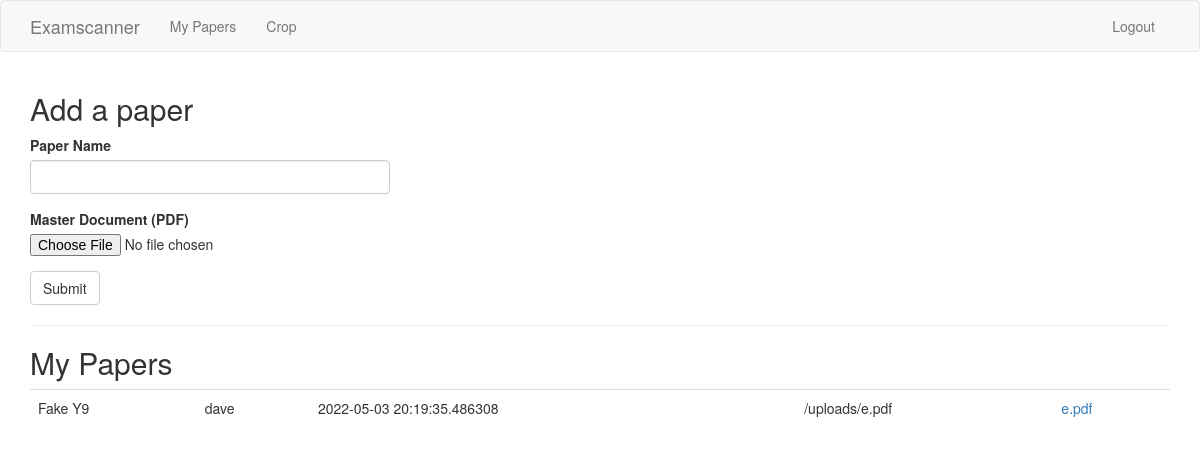
Screenshot of /user/dave (signed in) with the database file from the repository.
### app/models.py (models this page shows, shortened)
class Paper(db.Model):
    id = db.Column(db.Integer, primary_key=True)
    paper_name = db.Column(db.String(140))
    filename = db.Column(db.String(300))
    created_time = db.Column(db.DateTime, index=True, default=datetime.utcnow)
    user_id = db.Column(db.Integer, db.ForeignKey('user.id'))

class User(UserMixin, db.Model):
    id = db.Column(db.Integer, primary_key=True)
    username = db.Column(db.String(64), index=True, unique=True)
    email = db.Column(db.String(120), index=True, unique=True)
    password_hash = db.Column(db.String(128))
    papers = db.relationship('Paper', backref='author', lazy='dynamic')

### app/routes.py (the view, shortened to what this page needs)
@app.route('/user/<username>', methods=['GET', 'POST'])
@login_required
def user(username):
    user = User.query.filter_by(username=username).first_or_404()
    papers=user.papers.all()
    form = PaperForm()
    return render_template('user.html', user=user, form=form, papers=papers)

### app/forms.py
class PaperForm(FlaskForm):
    paper = StringField('Paper Name', validators=[DataRequired(), Length(min=1, max=140)])
    file = FileField('Master Document (PDF)', validators=[FileRequired(), FileAllowed(['pdf'], 'PDF Document only!')])
    submit = SubmitField('Submit')

### app/models.py (called while the page is built)
@login.user_loader
def load_user(id):
    return User.query.get(int(id))

### app/templates/user.html
{% extends "base.html" %}
{% import 'bootstrap/wtf.html' as wtf %}
{% block app_content %}
<h2>Add a paper</h2>
<div class="row">
    <div class="col-md-4">
        {{ wtf.quick_form(form) }}
    </div>
</div>
<hr>
<h2>My Papers</h2>
<table class="table">
    {% for paper in papers %}
    <tr valign="top">
        <td>{{ paper.paper_name }}</td>
        <td>{{ paper.author.username }}</td>
        <td>{{ paper.created_time }}</td>
        <td>{{ url_for('upload', filename=paper.filename) }}</td>
        <td><a href="{{ url_for('upload', filename=paper.filename) }}">{{ paper.filename }}</a></td>
    </tr>
    {% endfor %}
</table>
{% endblock %}

### rows the page displays
Paper: paper_name "Fake Y9", author.username "dave", created_time "2022-05-03 20:19:35.486308", filename "/uploads/e.pdf", filename "e.pdf"
